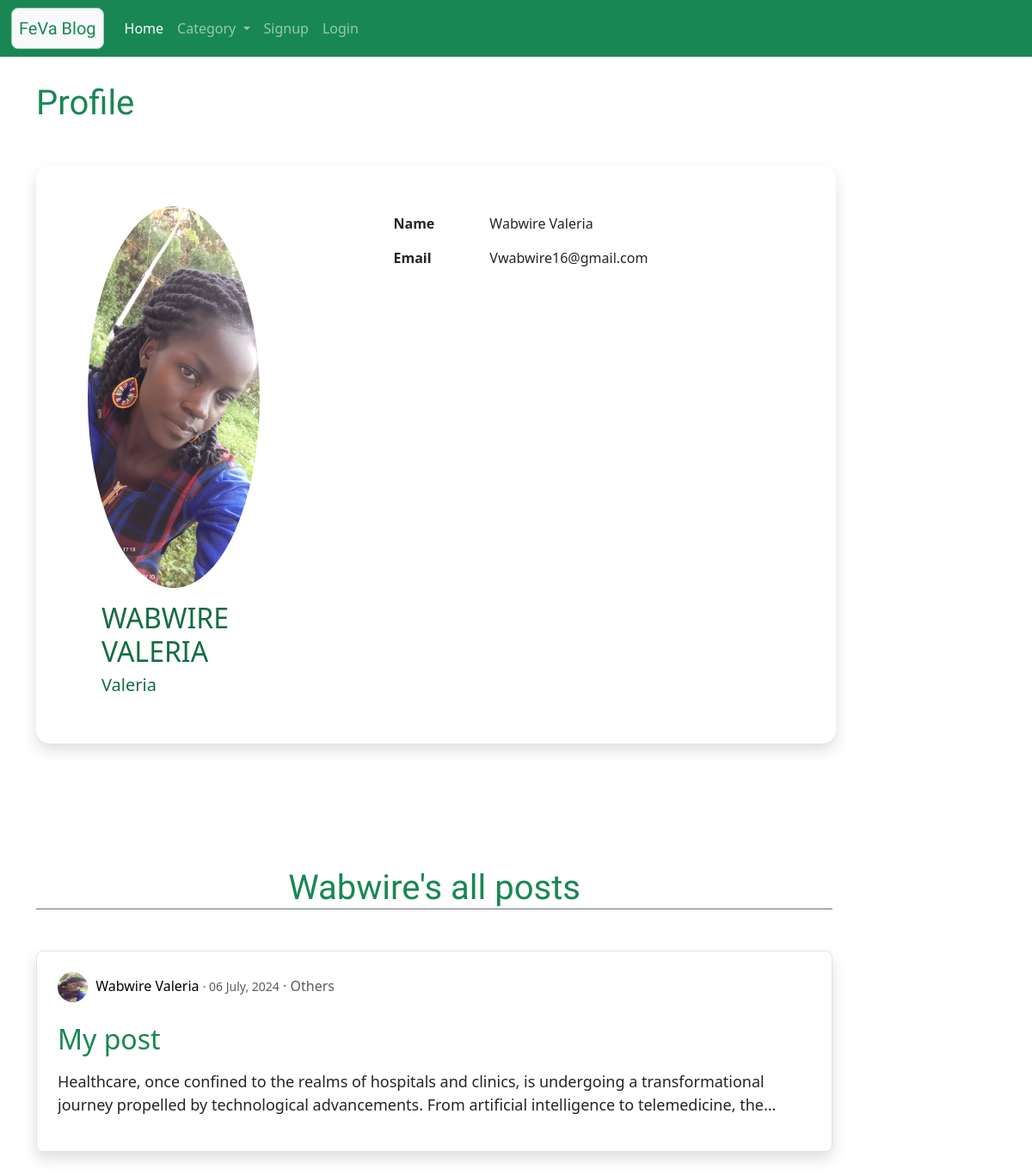
The app's page /user/profile/2 with its own data.
### user/models.py (models this page shows, shortened)
class Profile(models.Model):
    user = models.OneToOneField(User, on_delete=models.CASCADE)
    image = models.ImageField(default='default.jpg', upload_to='profile_pics')

### blog/models.py (models this page shows)
class Blog(models.Model):
    user = models.ForeignKey(User,on_delete=models.CASCADE)
    category = models.CharField(max_length=100, choices=category)
    title = models.CharField(max_length=150)
    description = models.TextField()
    create_at = models.DateTimeField(auto_now_add=True)
    update_at = models.DateTimeField(auto_now=True)

### user/views.py (the view)
# urls.py: path('profile/<int:id>', views.profile, name='profile'),
def profile(request, id):
    if id == 1:
        messages.warning(request, 'User Does Not Exist')
        return redirect('home')
    else:
        try:
            if id == request.user.id:
                return redirect('userprofile', id=id)
            else:
                context = {
                    'user' : User.objects.get(pk=id),
                    'all_blog' : Blog.objects.all(),
                    'user_blog' : Blog.objects.filter(user=id).order_by('-id')
                }
        except ObjectDoesNotExist:
            messages.warning(request, 'User Does Not Exist')
            return redirect('home')
    return render(request, 'user/profile.html',context)

### template/user/profile.html (shortened to what this page needs)
{% extends 'blog/base.html' %}
{% load static %}
{% block content %}
<div class="col-12  my-5">
  <h1 class="text-success Rounded my-5">
    Profile
  </h1>
  <div class="container">
    <div class="row mt-5">
      <div class="shadow col-lg-10 p-5 text-success-emphasis  rounded-4">
        <div class="container">
          <div class="row">
            <div class="col-sm-4">
              <img class="rounded-circle profileSize" src="{{ user.profile.image.url }}" alt="Profile">
              <p class="h2 px-3 pt-3 text-uppercase" >{{ user.first_name }} {{ user.last_name }}</p>
              <p class="h5 px-3" >{{ user.username }} </p>
            </div>
            <div class="col-sm-1"></div>
            <div class="col-sm-7">
                <table class="table table-user-information">
                    <tbody>
                        <tr>
                            <td>
                                <strong>
                                    Name
                                </strong>
                            </td>
                            <td class="text-dark">
                                {{ user.first_name }} {{ user.last_name }}
                            </td>
                        </tr>
                        <tr>
                          <td>
                              <strong>
                                  Email
                              </strong>
                          </td>
                          <td class="text-dark">
                              {{ user.email }}
                          </td>
                      </tr>
                    </tbody>
                </table>
            </div>
          </div>
        </div>
      </div>
    </div>
  </div>
</div>
<div class="col-sm-10  my-5">
  <h1 class="text-success text-center border-secondary border-bottom Rounded my-5">
    {{ user.first_name }}'s all posts
  </h1>
  {% if user_blog %}
  {% for blog in user_blog %}
  <div class="jumbotron p-3 shadow border rounded-3 px-4 py-4">
    <div class="">
      <img class="rounded-circle img-fluid article-img" src="{{ blog.user.profile.image.url }}" alt="Author Profile">
      <a class="mr-2 disabled-link" href="{% url 'profile' blog.user.id %}">{{ blog.user.first_name }} {{ blog.user.last_name }}</a>
      <small class="text-muted"> &centerdot; {{ blog.create_at|date:"d F, Y" }}</small>
      <a class="text-muted disabled-link" href="{% url 'category' blog.category %}"> &centerdot; {{ blog.category }}</a>
    </div> <br>
    <p><a class="disabled-link text-success h2" href="{% url 'blog' blog.id %}">{{ blog.title }}</a></p>
    <p class="article-content p-s demo-1">{{blog.description}}</p>
  </div><br>
  {% endfor %}
  {% else %}
  <h4 class="text-center alert alert-warning"> No Records </h4>
{% endif %}
</div>
{% endblock content %}

### template/blog/base.html (shortened to what this page needs)
<!DOCTYPE html>
{% load static %}
<html lang="en">
<head>
    <link rel="stylesheet" href="{% static 'blog/css/bootstrap.css' %}">
  <link rel="stylesheet" href="{% static 'blog/css/style.css' %}">
</head>
<body>
  <div class="container-fluid" >
    {% include 'blog/navbar.html' %}
  </div>
  <div class="container">
    <div class="row">
      {% block content %}
      {% endblock content %}
    </div>
  </div>
</body>
</html>

### template/blog/navbar.html (shortened to what this page needs)
<nav class="navbar navbar-expand-lg navbar-dark text-success bg-success border border-success fixed-top">
  <div class="container-fluid">
    <a class="navbar-brand text-success bg-light border border-success-subtle rounded-3 Rounded p-2" href="/">FeVa  Blog</a>
    <div class="collapse navbar-collapse" id="navbarNavDropdown">
      <ul class="navbar-nav">
        <li class="nav-item">
          <a class="nav-link active" aria-current="page" href="{% url 'home' %}">Home</a>
        </li>
        <li class="nav-item dropdown">
          <a class="nav-link dropdown-toggle" href="#" role="button" data-bs-toggle="dropdown" aria-expanded="false">
            Category
          </a>
        </li>
        {% if request.user.is_authenticated %}
        <li class="nav-item">
          <a class="nav-link" href="{% url 'dashboard' %}">Dashboard</a>
        </li>
        <li class="nav-item">
          <a class="nav-link" href="{% url 'userprofile' user.id %}">Profile</a>
        </li>
        <li class="nav-item">
          <a class="nav-link" href="{% url 'logout' %}">Logout</a>
        </li>
        {% else %}
        <li class="nav-item">
          <a class="nav-link" href="{% url 'signup' %}">Signup</a>
        </li>
        <li class="nav-item">
          <a class="nav-link" href="{% url 'login' %}">Login</a>
        </li>
        {% endif %}
      </ul>
    </div>
  </div>
</nav>

### static/blog/css/style.css (style rules this page uses)
.disabled-link:link { color: rgb(0, 0, 0); background-color: transparent; text-decoration: none; }
.Rounded { font-family: 'Kalam', cursive; }
.article-content { white-space: pre-line; }
.article-img { height: 35px; width: 35px; margin-right: 5px; }
.demo-1 { overflow: hidden; display: -webkit-box; -webkit-line-clamp: 2; -webkit-box-orient: vertical; }
.p-s { font-size: 18px; }
.profileSize { width: 200px; }
.table, th, td { border: None; }

### records on screen
Blog: user.profile.image (picture), user.first_name "Wabwire", user.last_name "Valeria", create_at "06 July, 2024", category "Others", title "My post", description "Healthcare, once confined to the realms of hospitals and clinics, is undergoing a transformational journey propelled by technological advancements. From artificial intelligence to telemedicine,…"

### other values on screen
{{ user.first_name }} "WABWIRE"
{{ user.last_name }} "VALERIA"
{{ user.username }} "Valeria"
{{ user.first_name }} "Wabwire"
{{ user.last_name }} "Valeria"
{{ user.email }} "Vwabwire16@gmail.com"
